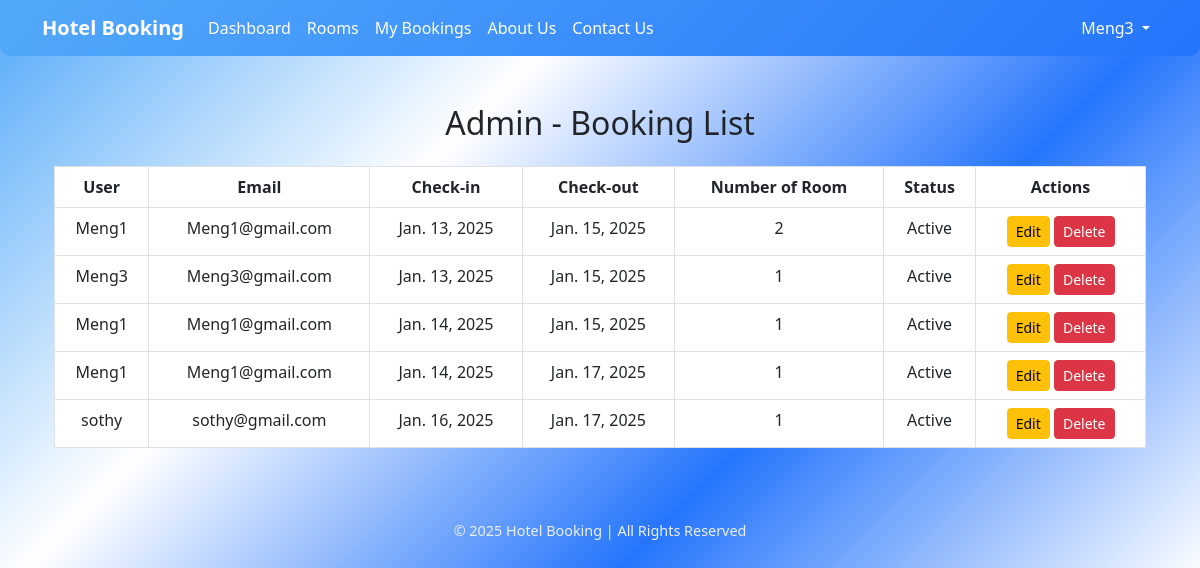
Screenshot of /admin-bookings/ (signed in) with the database file from the repository.
### bookings/models.py (models this page shows, shortened)
class Booking(models.Model):
    user = models.ForeignKey(User, on_delete=models.CASCADE)
    room = models.ForeignKey(Room, on_delete=models.CASCADE)
    check_in = models.DateField()
    check_out = models.DateField()
    rooms_booked = models.PositiveIntegerField(default=1)

### bookings/views.py (the view)
# urls.py: path('admin-bookings/', views.admin_booking_list, name='admin_booking_list'),
@login_required
def admin_booking_list(request):
    bookings = Booking.objects.select_related('room', 'user').all()
    return render(request, 'bookings/admin_booking_list.html', {'bookings': bookings})

### bookings/templates/bookings/admin_booking_list.html (shortened to what this page needs)
{% extends 'bookings/main.html' %}
{% block content %}
<div class="container mt-5">
    <h2 class="text-center mb-4">Admin - Booking List</h2>
    <table class="table table-bordered text-center">
        <thead>
            <tr>
                <th>User</th>
                <th>Email</th>
                <th>Check-in</th>
                <th>Check-out</th>
                <th>Number of Room</th>
                <th>Status</th>
                <th>Actions</th>
            </tr>
        </thead>
        <tbody>
            {% for booking in bookings %}
            <tr>
                <td>{{ booking.user }}</td>
                <td>{{ booking.user.email }}</td>
                <td>{{ booking.check_in }}</td>
                <td>{{ booking.check_out }}</td>
                <td>{{ booking.rooms_booked }}</td>
                <td>
                    {% if booking.check_out < today %} Complete {% else %} Active {% endif %} </td>
                <td>
                    <a class="btn btn-warning btn-sm" href="{% url 'update_booking_admin' booking.id %}">Edit</a>
                    <a class="btn btn-danger btn-sm" href="{% url 'delete_booking_admin' booking.id %}">Delete</a>
                </td>
            </tr>
            {% empty %}
            <tr>
                <td colspan="8" class="text-center">No bookings available.</td>
            </tr>
            {% endfor %}
        </tbody>
    </table>
</div>
{% endblock %}

### bookings/templates/bookings/navbar.html (shortened to what this page needs)
<nav class="navbar navbar-expand  ">
    <div class="container">
        <a class="navbar-brand text-white fw-bold">Hotel Booking</a>
        <div class="collapse navbar-collapse" id="navbarNav">
            <ul class="navbar-nav me-auto">
                {% if user.is_authenticated %}
                {% if user.is_staff %}
                <li class="nav-item"><a class="nav-link text-white" href="{% url 'admin_dashboard' %}">Admin
                        Dashboard</a></li>
                {% else %}
                <li class="nav-item"><a class="nav-link text-white" href="{% url 'dashboard' %}"> Dashboard</a></li>
                <li class="nav-item"><a class="nav-link text-white" href="{% url 'room_list' %}">Rooms</a></li>
                <li class="nav-item"><a class="nav-link text-white" href="{% url 'my_bookings' %}">My Bookings</a></li>
                <li class="nav-item"><a class="nav-link text-white" href="{% url 'about_us' %}">About Us</a></li>
                <li class="nav-item"><a class="nav-link text-white" href="{% url 'contact_us' %}">Contact Us</a></li>
                {% endif %}
                {% endif %}
            </ul>
            <ul class="navbar-nav">
                {% if user.is_authenticated %}
                <li class="nav-item dropdown">
                    <a class="nav-link dropdown-toggle text-white" href="#" id="userDropdown" role="button"
                        data-bs-toggle="dropdown" aria-expanded="false">
                        {{ user.username }}
                    </a>
                </li>
                {% else %}
                <li class="nav-item"><a class="nav-link text-white" href="{% url 'login' %}">Login</a></li>
                <li class="nav-item"><a class="nav-link text-white" href="{% url 'register' %}">Register</a></li>
                {% endif %}
            </ul>
        </div>
    </div>
</nav>

### bookings/static/css/style.css (style rules this page uses)
body { background: linear-gradient(135deg, #53a9f9, #ffffff, #2575fc, #fff); font-family: "Roboto", sans-serif; color: #333; margin: 0; padding: 0; }
.navbar { background: linear-gradient(135deg, #53a9f9, #2575fc); color: skyblue; padding: 20px; border-radius: 0 0 10px 10px; }
.navbar-brand { font-size: 1.8rem; color: #280d93 !important; font-weight: bold; }
.nav-link { color: #162ca6 !important; font-weight: 500; transition: color 0.3s ease-in-out; }

### rows the page displays
Booking: user "Meng1", user.email "Meng1@gmail.com", check_in "Jan. 13, 2025", check_out "Jan. 15, 2025", rooms_booked "2", shows "Active"
Booking: user "Meng3", user.email "Meng3@gmail.com", check_in "Jan. 13, 2025", check_out "Jan. 15, 2025", rooms_booked "1", shows "Active"
Booking: user "Meng1", user.email "Meng1@gmail.com", check_in "Jan. 14, 2025", check_out "Jan. 15, 2025", rooms_booked "1", shows "Active"
Booking: user "Meng1", user.email "Meng1@gmail.com", check_in "Jan. 14, 2025", check_out "Jan. 17, 2025", rooms_booked "1", shows "Active"
Booking: user "sothy", user.email "sothy@gmail.com", check_in "Jan. 16, 2025", check_out "Jan. 17, 2025", rooms_booked "1", shows "Active"

### other values shown
{{ user.username }} "Meng3"
